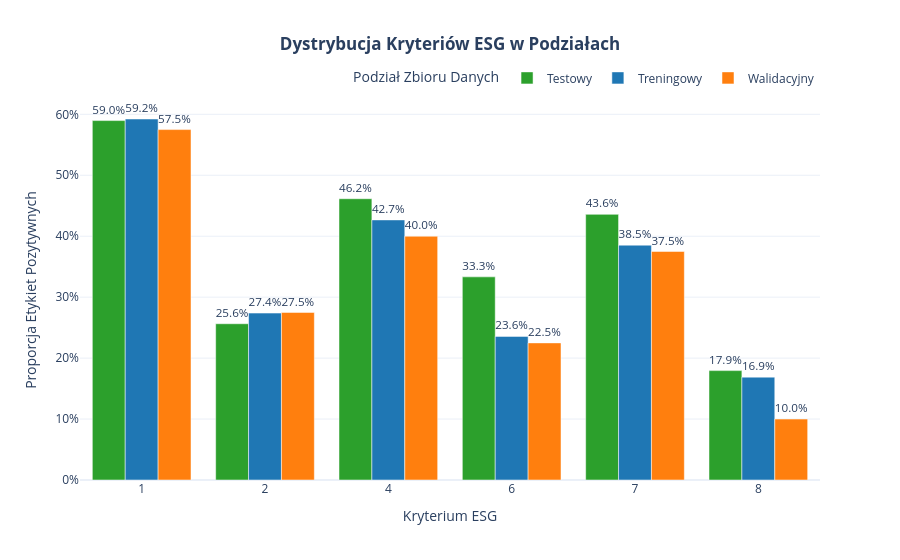

The cell this chart's notebook holds for it:
### Markdown cell above
#### **2.2. Dystrybucja Etykiet**

Następnie weryfikujemy, czy częstość występowania każdego kryterium ESG jest spójna między podziałami. Jest to test o kluczowym znaczeniu, ponieważ zapewnia, że model jest trenowany i ewaluowany na podobnych wzorcach danych.

### Code cell
# --- Agreguj etykiety do poziomu dokumentu ---
# Dokument ma etykietę pozytywną, jeśli którykolwiek z jego fragmentów ma etykietę pozytywną.
# Jest to równoznaczne z wzięciem max(), ponieważ etykiety to 0 lub 1.
doc_level_labels_df = full_dataset.to_pandas()

# Przetwórz kolumnę etykiet: przekonwertuj na tablice numpy i przeprowadź agregację
def aggregate_labels(group):
    # Złóż wszystkie tablice etykiet i weź maksimum dla każdego elementu
    label_arrays = np.stack(group['labels'].values)
    return np.maximum.reduce(label_arrays)

# Grupuj po doc_id i agreguj etykiety
doc_level_labels = doc_level_labels_df.groupby('doc_id').apply(aggregate_labels).reset_index()
doc_level_labels.columns = ['doc_id', 'labels']

# Przekonwertuj etykiety z powrotem na DataFrame z odpowiednimi nazwami kolumn
labels_expanded = pd.DataFrame(doc_level_labels['labels'].tolist(), columns=CRITERIA_NAMES)
doc_level_labels_df = pd.concat([doc_level_labels[['doc_id']], labels_expanded], axis=1)
doc_level_labels_df.set_index('doc_id', inplace=True)

doc_level_labels_df['split'] = doc_level_labels_df.index.to_series().apply(get_split)

# --- Oblicz proporcję etykiet pozytywnych dla każdego kryterium w każdym podziale ---
proportions = doc_level_labels_df.groupby('split')[CRITERIA_NAMES].mean().reset_index()
proportions_melted = proportions.melt(
    id_vars='split', 
    var_name='criterion', 
    value_name='proportion'
)

fig = px.bar(
    proportions_melted,
    x="criterion",
    y="proportion",
    color="split",
    barmode="group",
    labels={
        "criterion": "Kryterium ESG",
        "proportion": "Proporcja Etykiet Pozytywnych",
        "split": "Podział Zbioru Danych"
    },
    title="<b>Dystrybucja Kryteriów ESG w Podziałach</b>",
    text_auto=".1%",
    color_discrete_map={
        'Treningowy': '#1f77b4',
        'Walidacyjny': '#ff7f0e',
        'Testowy': '#2ca02c'
    }
)

fig.update_layout(
    title_x=0.5,
    yaxis_tickformat=".0%",
    font=dict(size=12),
    legend=dict(
        orientation="h",
        yanchor="bottom",
        y=1.02,
        xanchor="right",
        x=1
    )
)

fig.update_traces(
    textangle=0, 
    textposition="outside", 
    cliponaxis=False
)

fig.show()

### Figure 1 — Plotly figure (JSON) as saved in the notebook; plotly's stock layout.template omitted (floating-point values rounded to 4 significant figures)
{"data": [{"alignmentgroup": "True", "cliponaxis": false, "hovertemplate": "Podział Zbioru Danych=Testowy<br>Kryterium ESG=%{x}<br>Proporcja Etykiet Pozytywnych=%{y}<extra></extra>", "legendgroup": "Testowy", "marker": {"color": "#2ca02c", "pattern": {"shape": ""}}, "name": "Testowy", "offsetgroup": "Testowy", "orientation": "v", "showlegend": true, "textangle": 0, "textposition": "outside", "texttemplate": "%{y:.1%}", "type": "bar", "x": ["1", "2", "4", "6", "7", "8"], "xaxis": "x", "y": [0.5897, 0.2564, 0.4615, 0.3333, 0.4359, 0.1795], "yaxis": "y"}, {"alignmentgroup": "True", "cliponaxis": false, "hovertemplate": "Podział Zbioru Danych=Treningowy<br>Kryterium ESG=%{x}<br>Proporcja Etykiet Pozytywnych=%{y}<extra></extra>", "legendgroup": "Treningowy", "marker": {"color": "#1f77b4", "pattern": {"shape": ""}}, "name": "Treningowy", "offsetgroup": "Treningowy", "orientation": "v", "showlegend": true, "textangle": 0, "textposition": "outside", "texttemplate": "%{y:.1%}", "type": "bar", "x": ["1", "2", "4", "6", "7", "8"], "xaxis": "x", "y": [0.5924, 0.2739, 0.4268, 0.2357, 0.3854, 0.1688], "yaxis": "y"}, {"alignmentgroup": "True", "cliponaxis": false, "hovertemplate": "Podział Zbioru Danych=Walidacyjny<br>Kryterium ESG=%{x}<br>Proporcja Etykiet Pozytywnych=%{y}<extra></extra>", "legendgroup": "Walidacyjny", "marker": {"color": "#ff7f0e", "pattern": {"shape": ""}}, "name": "Walidacyjny", "offsetgroup": "Walidacyjny", "orientation": "v", "showlegend": true, "textangle": 0, "textposition": "outside", "texttemplate": "%{y:.1%}", "type": "bar", "x": ["1", "2", "4", "6", "7", "8"], "xaxis": "x", "y": [0.575, 0.275, 0.4, 0.225, 0.375, 0.1], "yaxis": "y"}], "layout": {"barmode": "group", "font": {"size": 12}, "legend": {"orientation": "h", "title": {"text": "Podział Zbioru Danych"}, "tracegroupgap": 0, "x": 1, "xanchor": "right", "y": 1.02, "yanchor": "bottom"}, "title": {"text": "<b>Dystrybucja Kryteriów ESG w Podziałach</b>", "x": 0.5}, "xaxis": {"anchor": "y", "domain": [0, 1], "title": {"text": "Kryterium ESG"}}, "yaxis": {"anchor": "x", "domain": [0, 1], "tickformat": ".0%", "title": {"text": "Proporcja Etykiet Pozytywnych"}}}}
